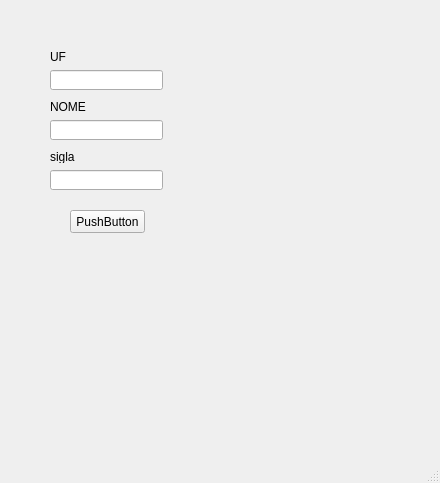
<?xml version="1.0" encoding="UTF-8"?>
<ui version="4.0">
 <class>MainWindow</class>
 <widget class="QMainWindow" name="MainWindow">
  <property name="geometry">
   <rect>
    <x>0</x>
    <y>0</y>
    <width>440</width>
    <height>483</height>
   </rect>
  </property>
  <property name="windowTitle">
   <string>MainWindow</string>
  </property>
  <widget class="QWidget" name="centralwidget">
   <widget class="QLabel" name="label_6">
    <property name="geometry">
     <rect>
      <x>50</x>
      <y>100</y>
      <width>47</width>
      <height>13</height>
     </rect>
    </property>
    <property name="text">
     <string>NOME</string>
    </property>
   </widget>
   <widget class="QLineEdit" name="uf">
    <property name="geometry">
     <rect>
      <x>50</x>
      <y>70</y>
      <width>113</width>
      <height>20</height>
     </rect>
    </property>
   </widget>
   <widget class="QLineEdit" name="dssigla">
    <property name="geometry">
     <rect>
      <x>50</x>
      <y>170</y>
      <width>113</width>
      <height>20</height>
     </rect>
    </property>
   </widget>
   <widget class="QPushButton" name="cadastrarUF">
    <property name="geometry">
     <rect>
      <x>70</x>
      <y>210</y>
      <width>75</width>
      <height>23</height>
     </rect>
    </property>
    <property name="text">
     <string>PushButton</string>
    </property>
   </widget>
   <widget class="QLineEdit" name="nmUf">
    <property name="geometry">
     <rect>
      <x>50</x>
      <y>120</y>
      <width>113</width>
      <height>20</height>
     </rect>
    </property>
   </widget>
   <widget class="QLabel" name="label_4">
    <property name="geometry">
     <rect>
      <x>50</x>
      <y>150</y>
      <width>47</width>
      <height>13</height>
     </rect>
    </property>
    <property name="text">
     <string>sigla</string>
    </property>
   </widget>
   <widget class="QLabel" name="label_5">
    <property name="geometry">
     <rect>
      <x>50</x>
      <y>50</y>
      <width>47</width>
      <height>13</height>
     </rect>
    </property>
    <property name="text">
     <string>UF</string>
    </property>
   </widget>
  </widget>
  <widget class="QMenuBar" name="menubar">
   <property name="geometry">
    <rect>
     <x>0</x>
     <y>0</y>
     <width>440</width>
     <height>21</height>
    </rect>
   </property>
  </widget>
  <widget class="QStatusBar" name="statusbar"/>
 </widget>
 <resources/>
 <connections/>
</ui>
